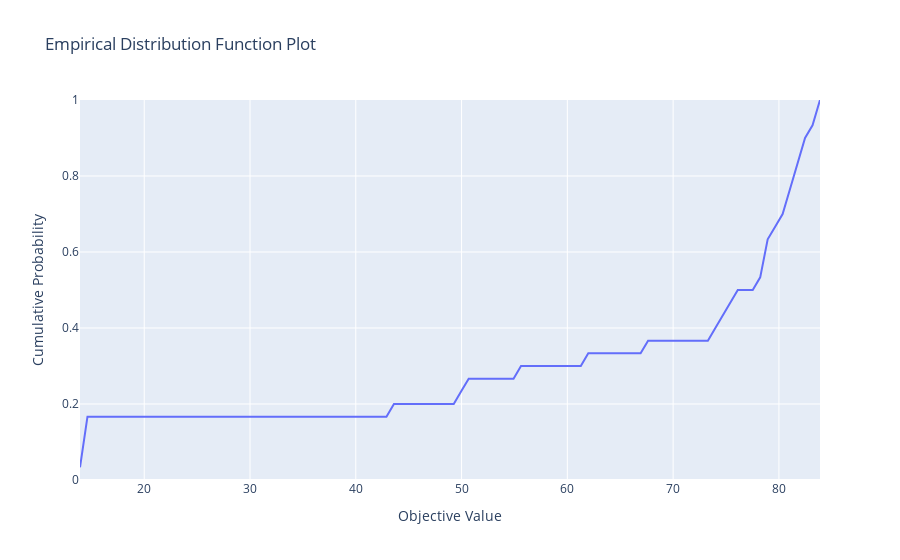

Source (notebook cell):
### Code cell
# 시각화 ( Empirical Distribution Function Plot, EDF, 경험적 분포 함수)
# EDF(경험적 분포 함수) 시각화 - x : objective value, y : cumulative probability
optuna.visualization.plot_edf(study)
